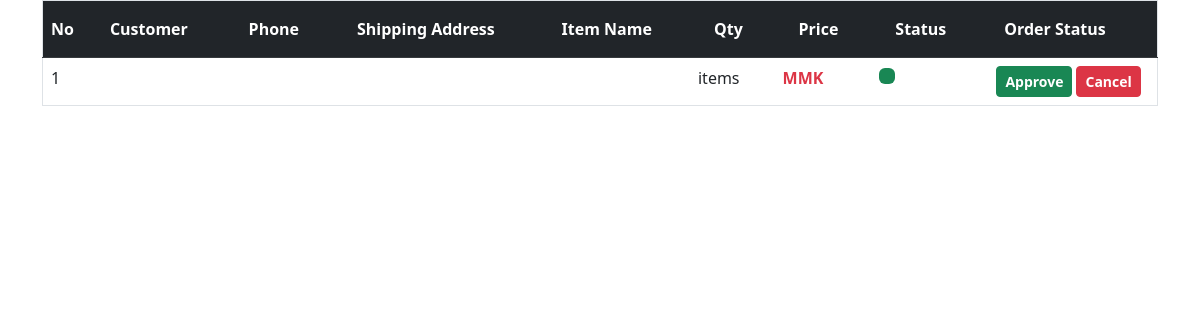
The page /order/test/6 on the database as committed earlier.
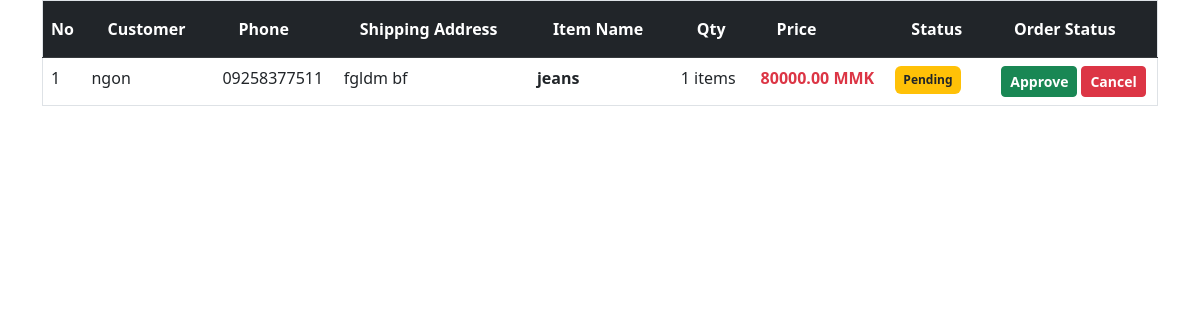
The same page on the database as committed later.
### my_app/models.py (models this page shows, shortened)
class OrderDetail(models.Model):
    item = models.ForeignKey(
        'Item',
        on_delete=models.PROTECT, # ပစ္စည်းစာရင်းကို ဖျက်လိုက်ပေမယ့် ရောင်းရတဲ့စာရင်း မပျက်စေချင်လို့ PROTECT သုံးတာ ပိုကောင်းပါတယ်
        related_name='orders_detail'
    )
    order_id =  models.ForeignKey(
        'Order',
        on_delete=models.PROTECT, # ပစ္စည်းစာရင်းကို ဖျက်လိုက်ပေမယ့် ရောင်းရတဲ့စာရင်း မပျက်စေချင်လို့ PROTECT သုံးတာ ပိုကောင်းပါတယ်
        related_name='order'
    )
    amount = models.IntegerField() # ဘယ်နှခုရောင်းရသလဲ
    price = models.DecimalField(max_digits=10, decimal_places=2)    # ရောင်းရစဉ်က ဈေးနှုန်း
    discount = models.DecimalField(max_digits=10, decimal_places=2, default=0.00) # ရောင်းရစဉ်က လျှော့ဈေး
    order_status = models.CharField(
        max_length=20,
        choices=ORDER_STATUS_CHOICES,
        default='pending'
    )
    is_deleted = models.BooleanField(default=False)
    created_at = models.DateTimeField(auto_now_add=True)
    updated_at = models.DateTimeField(auto_now=True)

class Order(models.Model):
    order_number = models.CharField(default='PYG-0000', max_length=20)
    created_by = models.ForeignKey(
        User,
        on_delete=models.SET_NULL,
        null=True,
        related_name='orders_processed'
    )
    shipping_phone = models.CharField(max_length=15)
    shipping_address = models.TextField()

class Item(models.Model):
    sub_category = models.ForeignKey(
        'SubCategory',
        on_delete=models.CASCADE,
        related_name='items'
    )
    created_by = models.ForeignKey(
        User,
        on_delete=models.SET_NULL,
        null=True,
        related_name='items_created'
    )
    name = models.CharField(max_length=200)
    amount = models.IntegerField(default=0)      # လက်ကျန်အရေအတွက်
    size = models.CharField(max_length=50, blank=True, null=True) # ဥပမာ- Large, 42, 10-inch
    buy_price = models.DecimalField(max_digits=10, decimal_places=2)
    sale_price = models.DecimalField(max_digits=10, decimal_places=2)
    is_discount = models.BooleanField(default=False)
    discount = models.DecimalField(max_digits=10, decimal_places=2, default=0.00)
    is_deleted = models.BooleanField(default=False)
    created_at = models.DateTimeField(auto_now_add=True)
    updated_at = models.DateTimeField(auto_now=True)
    image = models.ImageField(upload_to='items/', null=True, blank=True)

### my_app/views.py (the view)
# urls.py: path('order/test/<int:pk>', views.order_test, name='order_test'),
def order_test(request, pk):
    order = OrderDetail.objects.filter(pk=pk).first()
    if order:
        status_from_url = request.GET.get('status')
        if status_from_url:
            order.order_status = status_from_url
            order.save()
            return redirect('order_dash')
    return render(request, 'order/order_test.html', {'order': order})

### templates/order/order_test.html (shortened to what this page needs)
{% extends 'base.html' %}
{% block content %}
<div class="main-card">
    <div class="table-responsive">
        <table class="table table-hover border">
            <thead class="table-dark">
                <tr>
                    <th class="py-3">No</th>
                    <th class="py-3 px-4">Customer</th>
                    <th class="py-3 px-4">Phone</th>
                    <th class="py-3 px-4">Shipping Address</th>
                    <th class="py-3 px-4">Item Name</th>
                    <th class="py-3 px-4">Qty</th>
                    <th class="py-3 px-4">Price</th>
                    <th class="py-3 px-4">Status</th>
                    <th class="py-3 px-4">Order Status</th>
                </tr>
            </thead>
            <tbody>
                <tr>
                    <td>1</td>
                    <td>{{ order.order_id.created_by.username }}</td>
                    <td>{{ order.order_id.shipping_phone }}</td>
                    <td class="text-start">{{ order.order_id.shipping_address }}</td>
                    <td class="text-start"><strong>{{ order.item.name }}</strong></td>
                    <td>{{ order.amount }} items</td>
                    <td class="text-danger fw-bold">{{ order.price }} MMK</td>
                    <td>
                        <span
                            class="badge {% if order.order_status == 'pending' %}bg-warning text-dark{% elif order.order_status == 'cancelled' %}bg-danger{% else %}bg-success{% endif %} p-2">
                            {{ order.get_order_status_display }}
                        </span>
                    </td>
                    <td>
                        <div class="d-flex justify-content-center gap-1">
                            <a href="{% url 'order_test' order.pk %}?status=completed"
                                class="btn btn-sm btn-success fw-bold">
                                Approve
                            </a>
                            <a href="{% url 'order_test' order.pk %}?status=cancelled"
                                class="btn btn-sm btn-danger fw-bold">
                                Cancel
                            </a>
                        </div>
                    </td>
                </tr>
            </tbody>
        </table>
    </div>
</div>
{% endblock %}

Rows that differ between the two databases and show on the page:
added OrderDetail: order_id.created_by.username "ngon", order_id.shipping_phone "09258377511", order_id.shipping_address "fgldm bf", item.name "jeans", amount "1", price "80000.00", order_status "Pending"
